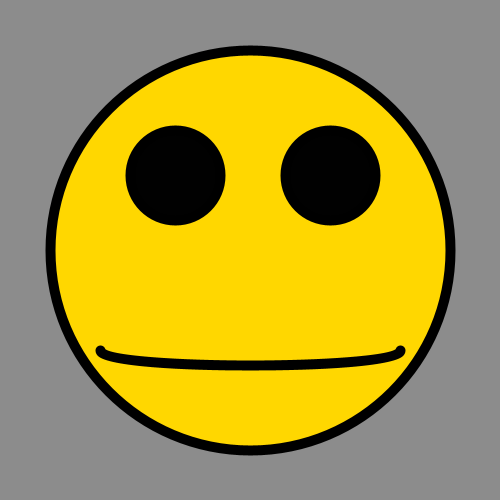
Frame 1 (no input)
Frame 60 (the mouse pressed at the canvas centre just before this capture): identical to frame 1, image omitted
Frame 120 (the mouse held since frame 60 and released just before this capture): identical to frame 1, image omitted

The Processing sketch that drew this single still picture (run headless with seeded random() and noise(); from frame 60 on, the mouse is pressed at the canvas centre):

// Processing sketch: processing_31199
// ── processing_31199.pde

void setup()
{
  smooth();
  int mysize = 90;
  size(500, 500);
  background(140);
  fill(255, 215, 0);
  strokeWeight(10);
  ellipse(250,250,400,400);
  fill(1);
  ellipse(175,175,mysize,mysize);
  ellipse(330,175,mysize,mysize);
  
  noFill();
  bezier(100, 350,  100, 370,  400, 370,  400, 350);
}

void draw()
{
   //DO NOT PUT ANYTHING IN HERE YET
}
